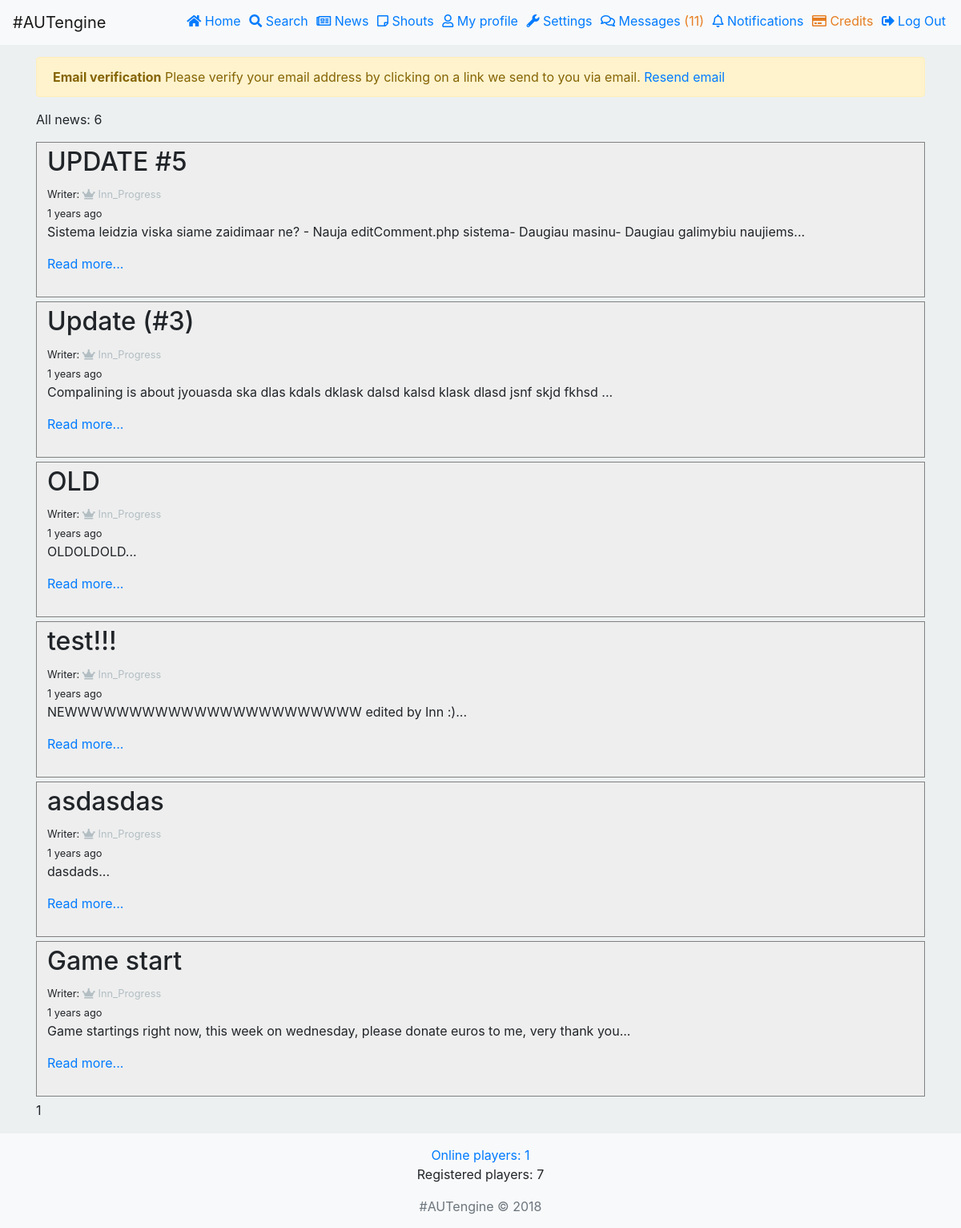
The app's page /news.php (signed in) with its own data.
### tables this page shows
CREATE TABLE `news` (
  `ID` int(11) NOT NULL,
  `writerID` int(11) NOT NULL,
  `title` text NOT NULL,
  `content` text NOT NULL,
  `writeTime` int(11) NOT NULL
);

CREATE TABLE `users` (
  `ID` int(11) NOT NULL,
  `username` text NOT NULL,
  `email` text NOT NULL,
  `emailVerified` tinyint(1) NOT NULL DEFAULT '0',
  `password` varchar(255) NOT NULL,
  `registrationIP` varchar(15) NOT NULL DEFAULT 'notfound',
  `lastIP` varchar(15) NOT NULL DEFAULT 'notfound',
  `role` tinyint(1) NOT NULL DEFAULT '0',
  `registerDate` int(11) NOT NULL,
  `loginDate` int(11) NOT NULL DEFAULT '0',
  `miniMsg` text,
  `errorMsg` text,
  `lastShout` int(11) NOT NULL DEFAULT '0',
  `mute` int(11) NOT NULL DEFAULT '0',
  `lastPage` varchar(100) NOT NULL DEFAULT 'home.php',
  `lastComment` int(11) NOT NULL DEFAULT '0',
  `credits` int(11) NOT NULL DEFAULT '10',
  `vip` int(11) NOT NULL DEFAULT '0'
);

### src/classes/User.php (called while the page is built, shortened)
<?php
class User
{
  static function loadSInfo($id = null, $table = "bans") {
  	global $connection;
  	$query = "SELECT * FROM `".$table."` WHERE `userID`='".mysqli_real_escape_string($connection, $id)."'";
  	$query = mysqli_query($connection, $query);
  	$row = mysqli_fetch_array($query);
  	return $row;
  }
}
?>

### news.php (the view, shortened to what this page needs)
<?php
	require "scripts/connection.php";
	require "scripts/mainFuncs.php";
	$page = 1;
	$sPage = $page;
	if($sPage <= 1) $sPage = 0;
	else {
		$sPage --;
		$sPage *= 10;
	}
	$sPageMax = $sPage + 10;
	$allNews = mysqli_num_rows(mysqli_query($connection, "SELECT * FROM `news`"));
	$newsText = "";
	$newsQuery = mysqli_query($connection, "SELECT * FROM `news` ORDER BY `ID` DESC LIMIT ".$sPage.", ".$sPageMax);
	while($newRow = mysqli_fetch_array($newsQuery)) {
		$timeAgo = getTimeAgo($newRow['writeTime']);
		$moderating = "";
		$newsText .= '
		<section class="messageSection">
			<h2>'.$newRow['title'].'</h2>
			<small>Writer: '.userLink($newRow['writerID']).'</small> <br>
			<small>'.$timeAgo.' ago</small>
			<p>'.substr(strip_tags($newRow['content']), 0, 120).'...</p>
			<a href="new.php?ID='.$newRow['ID'].'">Read more...</a> <br><Br>
			'.$moderating.'
		</section>';
	}
?>
<!DOCTYPE html>
<html>
<?php include("html/head.php"); ?>
<body>
	<?php include("html/header.php"); ?>
	<?php
		echo "<p>All news: ".$allNews."</p>";
		echo $newsText;
		echo $page;
	?>
	<?php include("html/footer.php"); ?>
</body>
</html>

### scripts/mainFuncs.php (shortened to what this page needs)
<?php
$connection -> query("DELETE FROM `user_online` WHERE `time`<'".(time() - 600)."'");
$connection -> query("DELETE FROM `bans` WHERE `time` - '".time()."' < 1 AND `time` != '-1'");
$connection -> query("DELETE FROM `mutes` WHERE `time` - '".time()."' < 1");
function userLink($id) {
	global $connection;
	$query = "SELECT `username`, `loginDate`, `role`, `vip` FROM `users` WHERE `ID`='".mysqli_real_escape_string($connection, $id)."'";
	$query = mysqli_query($connection, $query);
	$row = mysqli_fetch_array($query);
	$addClasses = "";
	$icon = '<i class="fas fa-user"></i>';
	if($row['role'] == 2 || $row['role'] == 3) $icon = '<i class="fas fa-screwdriver"></i>';
	else if($row['role'] == 4) {
		$icon = '<i class="fas fa-crown"></i>';
	}
	if(time() - $row['loginDate'] > 864000) $addClasses = "class='muted-text'";
	if(!empty(User::loadSInfo($id, "bans"))) {
		$addClasses = "class='banned-text danger'";
		$icon = '<i class="fas fa-ban"></i>';
	}
	return "<a ".$addClasses." href='user.php?ID=".$id."'>".$icon." ".htmlspecialchars($row['username'])."</a>";
}
function getTimeAgo($time) {
	$writeTime = time() - $time;
	if($writeTime < 60) $writeTime = $writeTime." sek.";
	else if($writeTime < 3600) $writeTime = round($writeTime / 60)." min";
	else if($writeTime < 86400) $writeTime = round($writeTime / 60/ 60)." h";
	else if($writeTime < 86400 * 7) $writeTime = round($writeTime / 60 / 60 / 24)." days";
	else if($writeTime < 86400 * 365) $writeTime = round($writeTime / 60 / 60 / 24 / 7)." weeks";
	else $writeTime = round($writeTime / 60 / 60 / 24 / 365)." years";
	return $writeTime;
}
?>

### styles/default.css (style rules this page uses)
body { min-width: 1050px; }
.messageSection, .notificationsSection { border: 1px solid grey; box-sizing: border-box; word-wrap: break-word; }
.muted-text { color: #b2bec3; }

### styles/custom.css (style rules this page uses)
html { position: relative; min-height: 100%; }
body { background-color: #ecf0f1; margin-bottom: 120px; }
.messageSection, .notificationsSection { padding: 5px 13px; margin: 5px 0; background-color: #EEE; }

### records on screen
news: title "UPDATE #5", users.username "Inn_Progress", writeTime "1 years", content "Sistema leidzia viska siame zaidimaar ne? - Nauja editComment.php sistema- Daugiau masinu- Daugiau galimybiu naujiems"
news: title "Update (#3)", users.username "Inn_Progress", writeTime "1 years", content "Compalining is about jyouasda ska dlas kdals dklask dalsd kalsd klask dlasd jsnf skjd fkhsd"
news: title "OLD", users.username "Inn_Progress", writeTime "1 years", content "OLDOLDOLD"
news: title "test!!!", users.username "Inn_Progress", writeTime "1 years", content "NEWWWWWWWWWWWWWWWWWWWWWWW edited by Inn :)"
news: title "asdasdas", users.username "Inn_Progress", writeTime "1 years", content "dasdads"
news: title "Game start", users.username "Inn_Progress", writeTime "1 years", content "Game startings right now, this week on wednesday, please donate euros to me, very thank you"

### other values on screen
$unreadMessages "11"
$allNews "6"
$page "1"
User::onlineUsers() "1"
registeredPlayers() "7"
